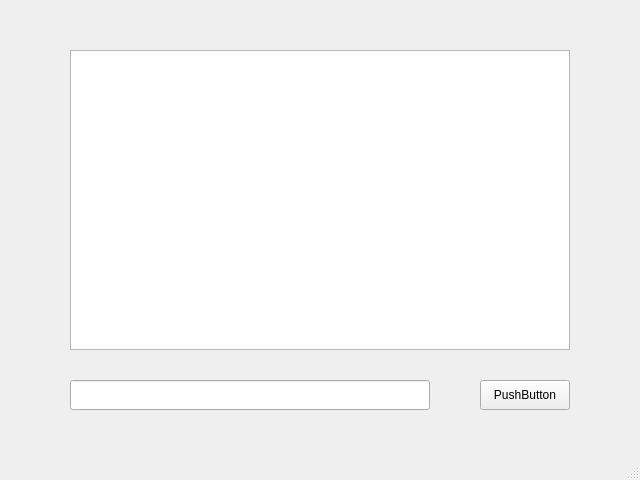
<?xml version="1.0" encoding="UTF-8"?>
<ui version="4.0">
 <class>MainWindow</class>
 <widget class="QMainWindow" name="MainWindow">
  <property name="geometry">
   <rect>
    <x>0</x>
    <y>0</y>
    <width>640</width>
    <height>480</height>
   </rect>
  </property>
  <property name="windowTitle">
   <string>MainWindow</string>
  </property>
  <widget class="QWidget" name="centralwidget">
   <widget class="QLineEdit" name="lineEdit">
    <property name="geometry">
     <rect>
      <x>70</x>
      <y>380</y>
      <width>360</width>
      <height>30</height>
     </rect>
    </property>
    <property name="text">
     <string/>
    </property>
   </widget>
   <widget class="QTableView" name="tableView">
    <property name="geometry">
     <rect>
      <x>70</x>
      <y>50</y>
      <width>500</width>
      <height>300</height>
     </rect>
    </property>
   </widget>
   <widget class="QPushButton" name="pushButton">
    <property name="geometry">
     <rect>
      <x>480</x>
      <y>380</y>
      <width>90</width>
      <height>30</height>
     </rect>
    </property>
    <property name="text">
     <string>PushButton</string>
    </property>
   </widget>
  </widget>
  <widget class="QStatusBar" name="statusbar"/>
 </widget>
 <resources/>
 <connections/>
</ui>
